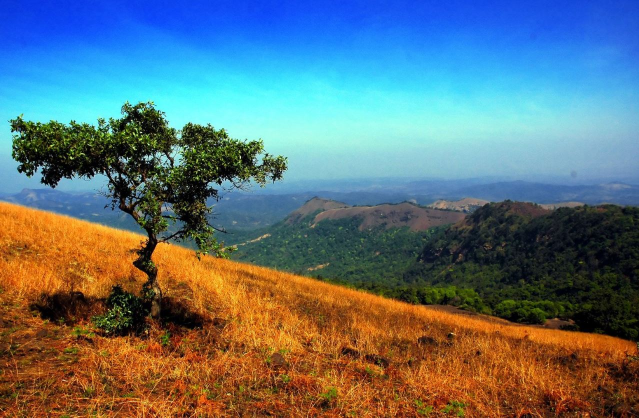
#> input picture 08_opencv_görüntü_karıştırma/img1.JPG, 1278 x 836 px, given in place of the camera (shown at 1/2 size)
$ python 17_renk_ile_nesne_tespiti.py
#> lines starting #> are read from the running program, lines starting #| are printed output that depends on the picture; after the words box and inside, x2 and y2 are one past the last pixel; in counts of white or black regions, pixels touching at a corner belong together
import cv2
import numpy as np
from collections import deque

# nesne merkezini depolayacak veri tipi
buffer_size = 16
pts = deque(maxlen=buffer_size)

# mavi renk aralığı
blue_lower = (84, 98, 0)
blue_upper = (179, 255, 255)

#capture
cap = cv2.VideoCapture(0)
cap.set(3, 960)
cap.set(4, 480)

if (cap.isOpened()):
    while True:
        ret, img_original = cap.read()
#> img_original is the input picture: shape (836, 1278, 3); mean B, G, R 118.6, 113.4, 96
        if not ret:
            print("Frame does not exits")
            break
        else:
            #blur
            blurred = cv2.GaussianBlur(img_original ,(11,11), 0)

            #hsv
            hsv = cv2.cvtColor(blurred , cv2.COLOR_BGR2HSV)
#> hsv: shape (836, 1278, 3); mean H, S, V 64.2, 166.3, 166.3

            cv2.imshow("HSV Image", hsv)

            # mavi için maske oluştur
            mask = cv2.inRange(hsv, blue_lower, blue_upper)
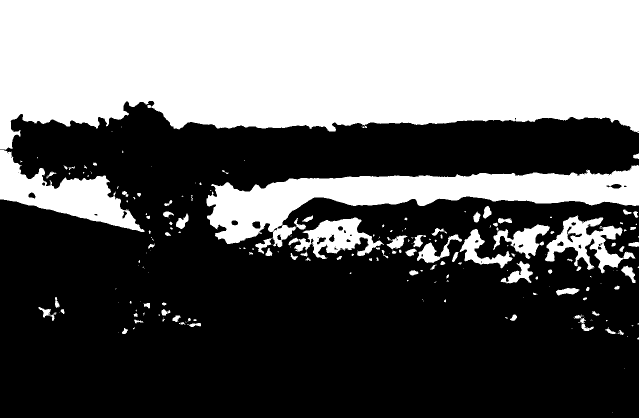
#> mask: shape (836, 1278) (shown at 1/2 size); 39.1% white; 223 white regions (131 under 20 px), largest, box (x1, y1, x2, y2) and area: (0, 0, 1278, 300) 313471, (413, 330, 1278, 495) 53481, (0, 300, 289, 464) 18172
            cv2.imshow("Mask", mask)

            # maskenin etrafında kalan gürültüleri sil
            mask = cv2.erode(mask, None, iterations=2)
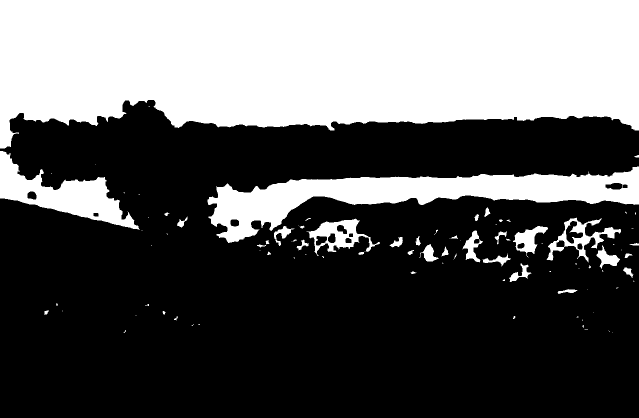
#> mask: shape (836, 1278) (shown at 1/2 size); 36.3% white; 94 white regions (54 under 20 px), largest, box (x1, y1, x2, y2) and area: (0, 0, 1278, 297) 309342, (415, 333, 1278, 486) 46682, (0, 302, 279, 460) 15765
            mask = cv2.dilate(mask, None, iterations=2)
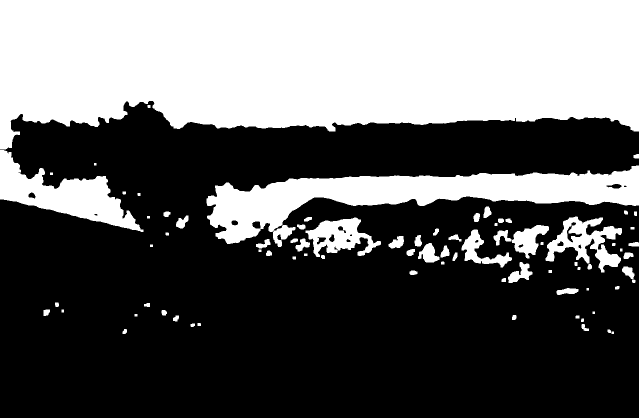
#> mask: shape (836, 1278) (shown at 1/2 size); 38.6% white; 80 white regions
            cv2.imshow("Mask + Erozyon ve genişleme", mask)

            # kontur
            contours,_ = cv2.findContours(mask.copy(), cv2.RETR_EXTERNAL, cv2.CHAIN_APPROX_SIMPLE)
#> contours = 80 contours, 4 with area under 20; largest, box (x1, y1, x2, y2) and area: (0, 0, 1278, 299) 311514, (413, 331, 1278, 494) 52430, (0, 300, 287, 464) 17667, (1091, 433, 1244, 545) 7233, (611, 435, 762, 514) 6021
            center = None

            if len(contours) > 0:
                # en büyük contouru al
                for c in contours:

                    #dikdörtgene çevir
                    rect = cv2.minAreaRect(c)

                    ((x,y),(width, height), rotation) = rect
                    s = "x:{}, y: {}, width: {}, height: {}, rotation: {}".format(np.round(x),np.round(y), np.round(width), np.round(height), np.round(rotation))
                    print(s)

                    box = cv2.boxPoints(rect)
                    box = np.int64(box)

                    # moment
                    M = cv2.moments(c)
                    center = (int(M["m10"]/ M["m00"]), int(M["m01"]/M["m00"]))

                    # konturu çizdir sarı

                    cv2.drawContours(img_original, [box] , 0, (0,255,255), 4)

                    # merkeze bir tane nokta çizdir

                    cv2.circle(img_original , center, 5, (255,0,255), -1)

                    # bilgileri ekrana yazdır

                    cv2.putText(img_original, s, (50,50) , cv2.FONT_HERSHEY_COMPLEX_SMALL , 1, (0,0,0), 2)
#> this loop made 80 passes
#> (x, y, width, height, rotation, box, center) on passes 3 to 9: (249, 662.5, 9, 8, -90, [[253, 667], [245, 667], [245, 658], [253, 658]], (249, 662)), (1169.2, 655.8, 9.19, 18.38, -45, [[1172, 665], [1159, 652], [1166, 646], [1179, 659]], (1168, 655)), (385, 650, 6, 8, -90, [[389, 653], [381, 653], [381, 647], [389, 647]], (384, 649)), (398, 648.5, 5, 6, -90, [[401, 651], [395, 651], [395, 646], [401, 646]], (397, 648)), (1164.5, 640, 6, 5, -90, [[1167, 643], [1162, 643], [1162, 637], [1167, 637]], (1164, 640)), (1154.5, 633.5, 5, 7, -90, [[1158, 636], [1151, 636], [1151, 631], [1158, 631]], (1154, 633)), (351.5, 636.5, 11, 11, -90, [[357, 642], [346, 642], [346, 631], [357, 631]], (351, 636))
#> (c, x, y, width, height, rotation, box, center) on passes 11, 14, 24, 37: ([[269, 628], [269, 632], [274, 632], [274, 628]], 271.5, 630, 4, 5, -90, [[274, 632], [269, 632], [269, 628], [274, 628]], (271, 630)), ([[123, 619], [123, 624], [127, 624], [127, 619]], 125, 621.5, 5, 4, -90, [[127, 624], [123, 624], [123, 619], [127, 619]], (125, 621)), ([[1097, 540], [1097, 545], [1103, 545], [1103, 540]], 1100, 542.5, 5, 6, -90, [[1103, 545], [1097, 545], [1097, 540], [1103, 540]], (1100, 542)), ([[517, 499], [517, 503], [522, 503], [522, 499]], 519.5, 501, 4, 5, -90, [[522, 503], [517, 503], [517, 499], [522, 499]], (519, 501))
#| x:1225.0, y: 665.0, width: 4.0, height: 4.0, rotation: -90.0
#| x:1218.0, y: 662.0, width: 6.0, height: 6.0, rotation: -90.0
#| x:249.0, y: 662.0, width: 9.0, height: 8.0, rotation: -90.0
#| x:1169.0, y: 656.0, width: 9.0, height: 18.0, rotation: -45.0
#| x:385.0, y: 650.0, width: 6.0, height: 8.0, rotation: -90.0
#| x:398.0, y: 648.0, width: 5.0, height: 6.0, rotation: -90.0
#| x:1164.0, y: 640.0, width: 6.0, height: 5.0, rotation: -90.0
#| x:1154.0, y: 634.0, width: 5.0, height: 7.0, rotation: -90.0
#> (further printed lines are left out)
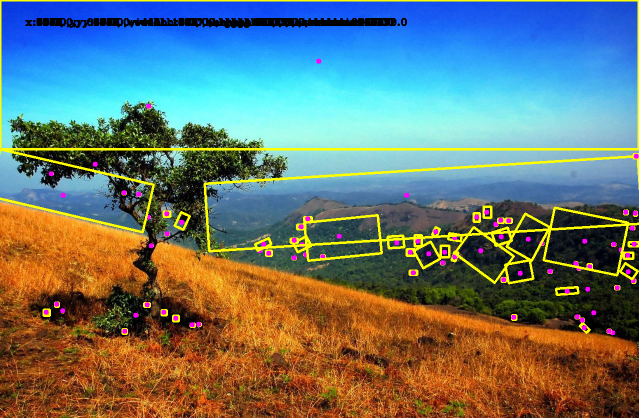
#> img_original: shape (836, 1278, 3) (shown at 1/2 size); 5.49% of pixels changed, all inside (x1, y1, x2, y2) = (0, 0, 1278, 671)

                # deque
                pts.appendleft(center)
                for i in range(1,len(pts)):
                    if pts[i-1] is None or pts[i] is None:
                        continue
                    cv2.line(img_original , pts[i-1] , pts[i], (0,255,0) , 3)

                cv2.imshow("Original Tespit", img_original )


        if cv2.waitKey(1) & 0xFF == ord("q"):
#> (key q is pressed here)
            break
else:
    print("Kamere does not opened")

cap.release()
cv2.destroyAllWindows()
